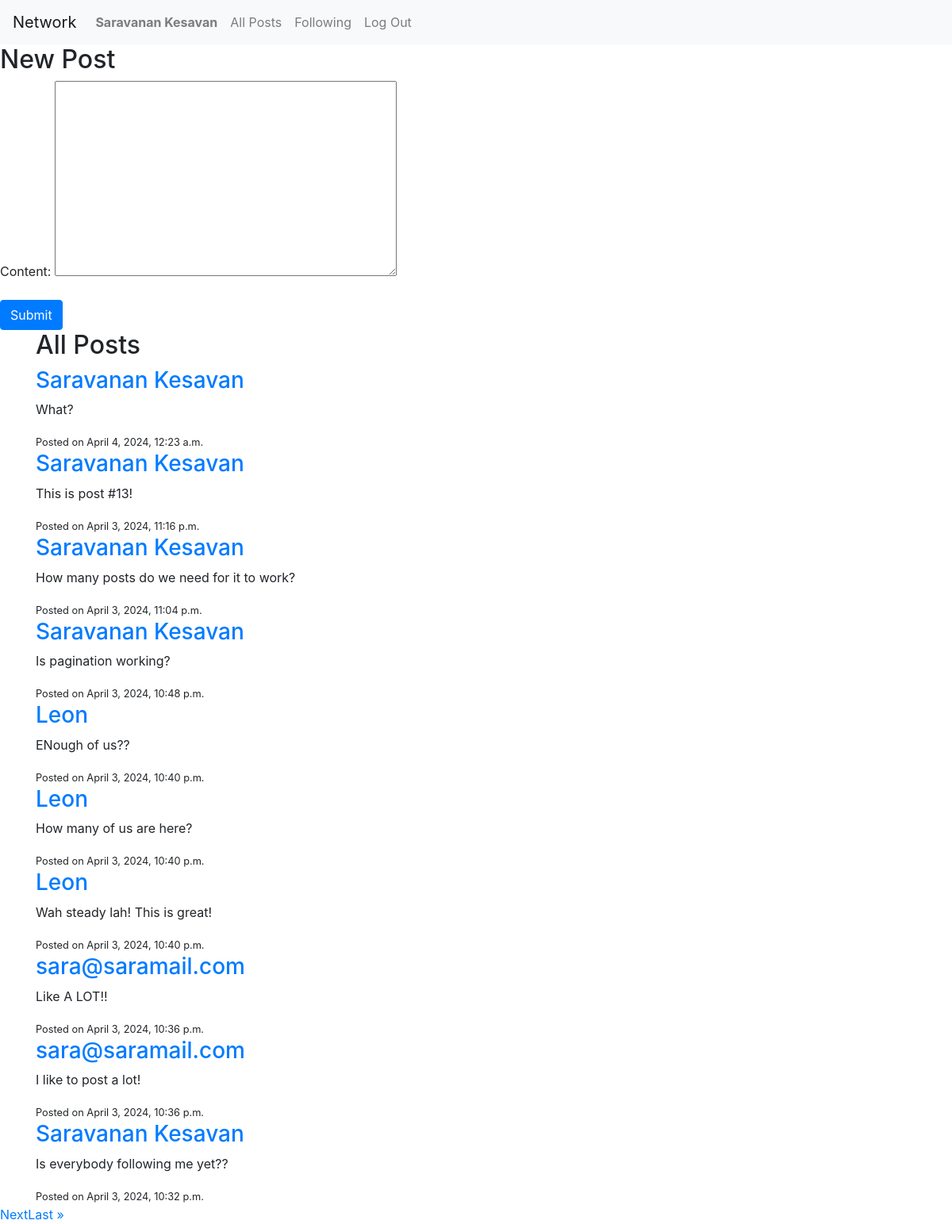
The page / (signed in) on the database as committed earlier.
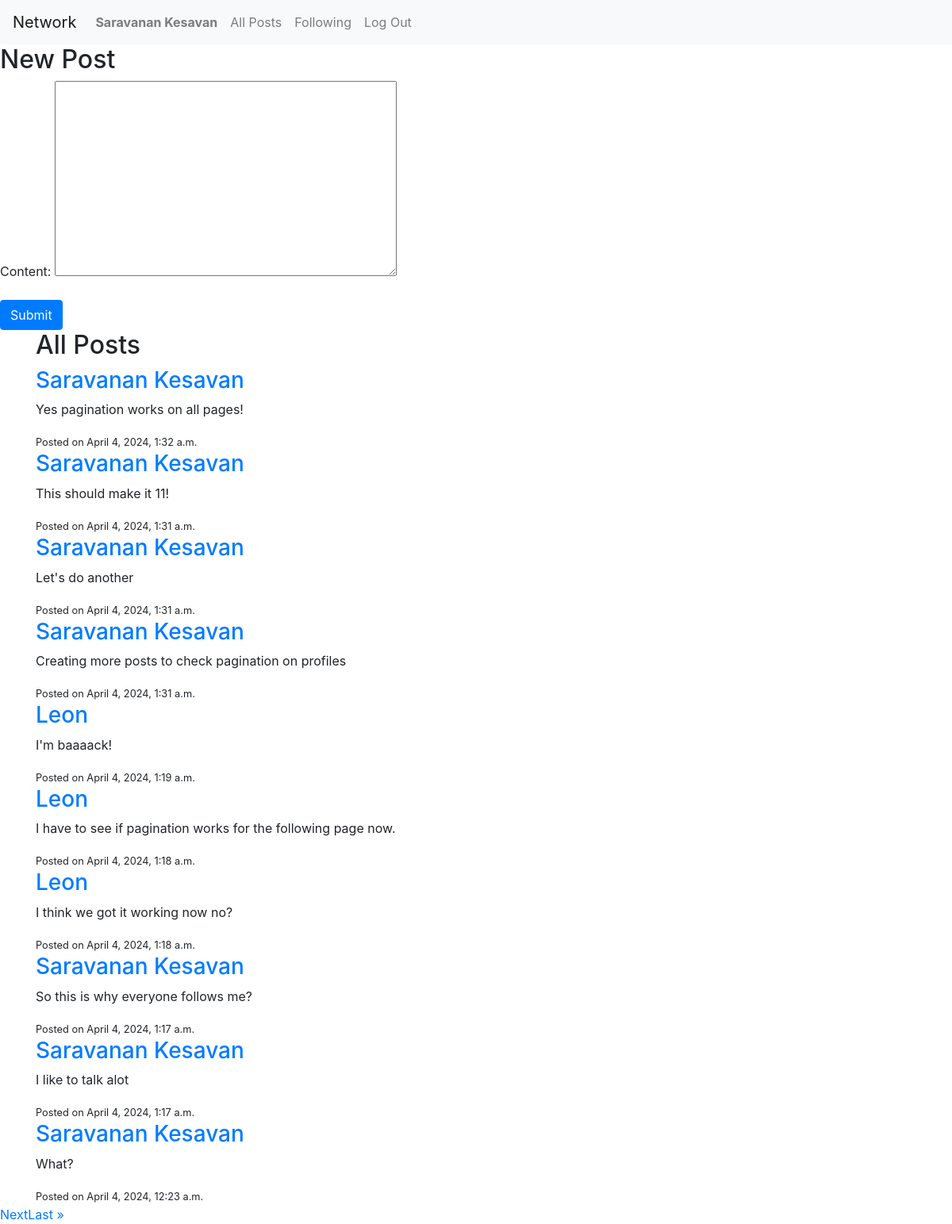
The same page on the database as committed later.
### network/models.py (models this page shows, shortened)
class Post(models.Model):
    content = models.TextField()
    creator = models.ForeignKey(User, on_delete=models.CASCADE, related_name="posts")
    timestamp = models.DateTimeField(auto_now_add=True)
    likes = models.ManyToManyField(User, related_name="liked_posts", blank=True)

class User(AbstractUser):
    followers = models.ManyToManyField('self', symmetrical=False, related_name='following', blank=True)

### network/views.py (the view)
# urls.py: path("", views.index, name="index"),
@login_required
def index(request):
    if request.method == "POST":
        form = NewPostForm(request.POST)
        if form.is_valid():
            post = form.save(commit=False)
            post.creator = request.user
            post.save()
            return redirect('index')
    else:
        form = NewPostForm()
    posts_list = Post.objects.all().order_by('-timestamp')
    paginator = Paginator(posts_list, 10)  # Show 10 posts per page
    page_number = request.GET.get('page')
    posts = paginator.get_page(page_number)
    return render(request, "network/index.html", {'form': form, 'posts': posts})

### network/forms.py
class NewPostForm(forms.ModelForm):
    class Meta:
        model = Post
        fields = ['content']

### network/templates/network/index.html (shortened to what this page needs)
{% extends "network/layout.html" %}
{% block body %}
    {% if user.is_authenticated %}
    <div class="new-post-form">
        <h2>New Post</h2>
        <form method="post">
            {{ form.as_p }}
            <button type="submit" class="btn btn-primary">Submit</button>
        </form>
    </div>
    <div class="container">
        <h2>All Posts</h2>
        {% for post in posts %}
            <div class="post">
                <h3><a href="{% url 'profile' username=post.creator.username %}">{{ post.creator.username }}</a></h3>
                <p>{{ post.content }}</p>
                <small>Posted on {{ post.timestamp }}</small>
            </div>
        {% endfor %}
    </div>
    <div class="pagination">
        {% if posts.has_next %}
            <a href="?page={{ posts.next_page_number }}">Next</a>
            <a href="?page={{ posts.paginator.num_pages }}">Last &raquo;</a>
        {% endif %}
    </div>
    {% endif %}
{% endblock %}

Rows that differ between the two databases and show on the page:
no longer on this page (row unchanged): Post: creator.username "Saravanan Kesavan", content "This is post #13!", timestamp "April 3, 2024, 11:16 p.m."
no longer on this page (row unchanged): Post: creator.username "Saravanan Kesavan", content "How many posts do we need for it to work?", timestamp "April 3, 2024, 11:04 p.m."
no longer on this page (row unchanged): Post: creator.username "Saravanan Kesavan", content "Is pagination working?", timestamp "April 3, 2024, 10:48 p.m."
no longer on this page (row unchanged): Post: creator.username "Leon", content "ENough of us??", timestamp "April 3, 2024, 10:40 p.m."
no longer on this page (row unchanged): Post: creator.username "Leon", content "How many of us are here?", timestamp "April 3, 2024, 10:40 p.m."
no longer on this page (row unchanged): Post: creator.username "Leon", content "Wah steady lah! This is great!", timestamp "April 3, 2024, 10:40 p.m."
no longer on this page (row unchanged): Post: creator.username "sara@saramail.com", content "Like A LOT!!", timestamp "April 3, 2024, 10:36 p.m."
no longer on this page (row unchanged): Post: creator.username "sara@saramail.com", content "I like to post a lot!", timestamp "April 3, 2024, 10:36 p.m."
no longer on this page (row unchanged): Post: creator.username "Saravanan Kesavan", content "Is everybody following me yet??", timestamp "April 3, 2024, 10:32 p.m."
added Post: creator.username "Saravanan Kesavan", content "Yes pagination works on all pages!", timestamp "April 4, 2024, 1:32 a.m."
added Post: creator.username "Saravanan Kesavan", content "This should make it 11!", timestamp "April 4, 2024, 1:31 a.m."
added Post: creator.username "Saravanan Kesavan", content "Let's do another", timestamp "April 4, 2024, 1:31 a.m."
added Post: creator.username "Saravanan Kesavan", content "Creating more posts to check pagination on profiles", timestamp "April 4, 2024, 1:31 a.m."
added Post: creator.username "Leon", content "I'm baaaack!", timestamp "April 4, 2024, 1:19 a.m."
added Post: creator.username "Leon", content "I have to see if pagination works for the following page now.", timestamp "April 4, 2024, 1:18 a.m."
added Post: creator.username "Leon", content "I think we got it working now no?", timestamp "April 4, 2024, 1:18 a.m."
added Post: creator.username "Saravanan Kesavan", content "So this is why everyone follows me?", timestamp "April 4, 2024, 1:17 a.m."
added Post: creator.username "Saravanan Kesavan", content "I like to talk alot", timestamp "April 4, 2024, 1:17 a.m."
